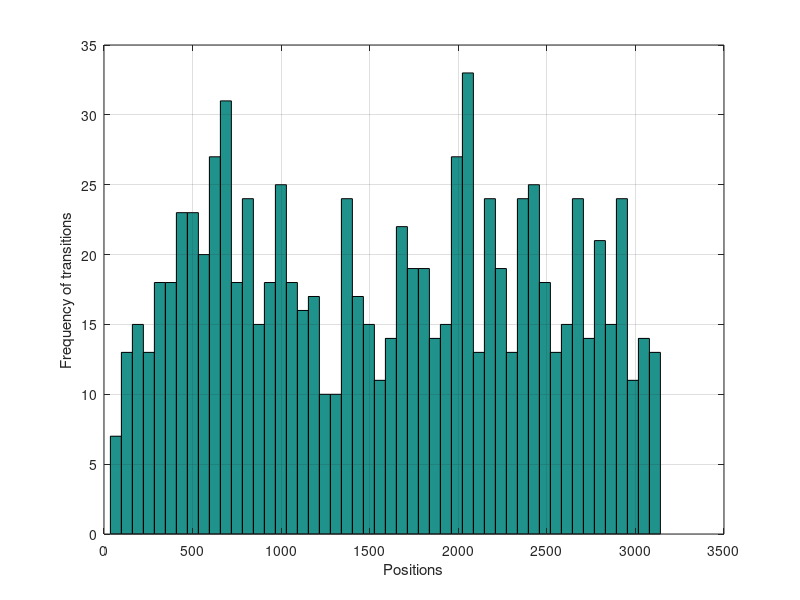

This chart was generated by the following MATLAB code: (Note: this script raises an error after producing the figure.)
clear; clc; close all;
addpath('functions');

% Load data
load('data.mat');
proteins = sample(:,7);

% Preprocessing
proteins = proteins(~cellfun('isempty',proteins)) ;  % remove empty cells
id_remove = regexp(proteins,'del'); id_remove = cellfun('isempty',id_remove); % Remove ones with 'del'
proteins = proteins(id_remove);
id_remove = regexp(proteins,'Ter'); id_remove = cellfun('isempty',id_remove); % Remove ones with 'Ter'
proteins = proteins(id_remove);
id_remove = regexp(proteins,'ins'); id_remove = cellfun('isempty',id_remove); % Remove ones with 'ins'
proteins = proteins(id_remove);
id_remove = regexp(proteins,'dup'); id_remove = cellfun('isempty',id_remove); % Remove ones with 'dup'
proteins = proteins(id_remove);

% Parse to extract transitions and their numeric positions
idx = regexp(proteins,'\d+','match');
positions = str2double([idx{:}]');
match = regexp(proteins,'[a-zA-Z]+','match');
transitions = vertcat(match{:});
transitions(:,1)=[];

% Get rid of non-transitions (same first and second)
id_remove = cellfun(@(x,y) isequal(x,y), transitions(:,1), transitions(:,2));
transitions = transitions(~id_remove,:);
positions = positions(~id_remove,:);

% OPTIONAL: produce a histogram
figure;
hist(positions,50);
xlabel('Positions');
ylabel('Frequency of transitions');
grid on;

% OPTIONAL:  Write out to spreadsheet
% output = horzcat(transitions, num2cell(positions));
% T = cell2table(output,'VariableNames',{'First','Second','Position'});
% writetable(T,'tabledata.dat');

% Load scores data
load('scores.mat');
[~,idx1] = ismember(transitions(:,1),names);
[~,idx2] = ismember(transitions(:,2),names);
transitions_scores = diag(scores(idx1,idx2));

% Generate weighted histogram
nbins = 50;
[histw, intervals] = histwc(positions, transitions_scores, nbins); 
figure;
bar(intervals,histw);
grid on;
xlabel('Positions');
ylabel('Weighted Frequency of Transitions');

